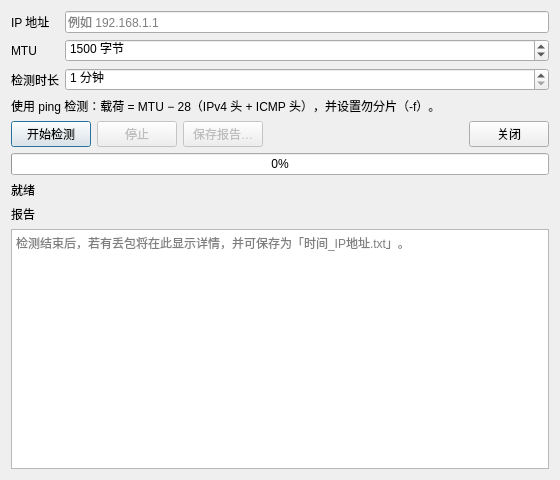
<?xml version="1.0" encoding="UTF-8"?>
<ui version="4.0">
 <class>NicPacketLossDialog</class>
 <widget class="QDialog" name="NicPacketLossDialog">
  <property name="geometry">
   <rect>
    <x>0</x>
    <y>0</y>
    <width>560</width>
    <height>480</height>
   </rect>
  </property>
  <property name="windowTitle">
   <string>判断网卡是否丢包</string>
  </property>
  <layout class="QVBoxLayout" name="verticalLayout">
   <item>
    <layout class="QFormLayout" name="formLayout">
     <item row="0" column="0">
      <widget class="QLabel" name="ipLabel">
       <property name="text">
        <string>IP 地址</string>
       </property>
      </widget>
     </item>
     <item row="0" column="1">
      <widget class="QLineEdit" name="ipEdit">
       <property name="placeholderText">
        <string>例如 192.168.1.1</string>
       </property>
      </widget>
     </item>
     <item row="1" column="0">
      <widget class="QLabel" name="mtuLabel">
       <property name="text">
        <string>MTU</string>
       </property>
      </widget>
     </item>
     <item row="1" column="1">
      <widget class="QSpinBox" name="mtuSpin">
       <property name="minimum">
        <number>68</number>
       </property>
       <property name="maximum">
        <number>9000</number>
       </property>
       <property name="value">
        <number>1500</number>
       </property>
       <property name="suffix">
        <string> 字节</string>
       </property>
      </widget>
     </item>
     <item row="2" column="0">
      <widget class="QLabel" name="durationLabel">
       <property name="text">
        <string>检测时长</string>
       </property>
      </widget>
     </item>
     <item row="2" column="1">
      <widget class="QSpinBox" name="durationSpin">
       <property name="minimum">
        <number>1</number>
       </property>
       <property name="maximum">
        <number>1440</number>
       </property>
       <property name="value">
        <number>1</number>
       </property>
       <property name="suffix">
        <string> 分钟</string>
       </property>
      </widget>
     </item>
    </layout>
   </item>
   <item>
    <widget class="QLabel" name="hintLabel">
     <property name="text">
      <string>使用 ping 检测：载荷 = MTU − 28（IPv4 头 + ICMP 头），并设置勿分片（-f）。</string>
     </property>
     <property name="wordWrap">
      <bool>true</bool>
     </property>
    </widget>
   </item>
   <item>
    <layout class="QHBoxLayout" name="controlLayout">
     <item>
      <widget class="QPushButton" name="startButton">
       <property name="text">
        <string>开始检测</string>
       </property>
      </widget>
     </item>
     <item>
      <widget class="QPushButton" name="stopButton">
       <property name="enabled">
        <bool>false</bool>
       </property>
       <property name="text">
        <string>停止</string>
       </property>
      </widget>
     </item>
     <item>
      <widget class="QPushButton" name="saveButton">
       <property name="enabled">
        <bool>false</bool>
       </property>
       <property name="text">
        <string>保存报告…</string>
       </property>
      </widget>
     </item>
     <item>
      <spacer name="controlSpacer">
       <property name="orientation">
        <enum>Qt::Orientation::Horizontal</enum>
       </property>
       <property name="sizeHint" stdset="0">
        <size>
         <width>40</width>
         <height>20</height>
        </size>
       </property>
      </spacer>
     </item>
     <item>
      <widget class="QPushButton" name="closeButton">
       <property name="text">
        <string>关闭</string>
       </property>
      </widget>
     </item>
    </layout>
   </item>
   <item>
    <widget class="QProgressBar" name="progressBar">
     <property name="value">
      <number>0</number>
     </property>
     <property name="textVisible">
      <bool>true</bool>
     </property>
    </widget>
   </item>
   <item>
    <widget class="QLabel" name="statusLabel">
     <property name="text">
      <string>就绪</string>
     </property>
    </widget>
   </item>
   <item>
    <widget class="QLabel" name="reportTitleLabel">
     <property name="text">
      <string>报告</string>
     </property>
    </widget>
   </item>
   <item>
    <widget class="QPlainTextEdit" name="reportEdit">
     <property name="readOnly">
      <bool>true</bool>
     </property>
     <property name="placeholderText">
      <string>检测结束后，若有丢包将在此显示详情，并可保存为「时间_IP地址.txt」。</string>
     </property>
    </widget>
   </item>
  </layout>
 </widget>
 <resources/>
 <connections>
  <connection>
   <sender>closeButton</sender>
   <signal>clicked()</signal>
   <receiver>NicPacketLossDialog</receiver>
   <slot>reject()</slot>
  </connection>
 </connections>
</ui>
